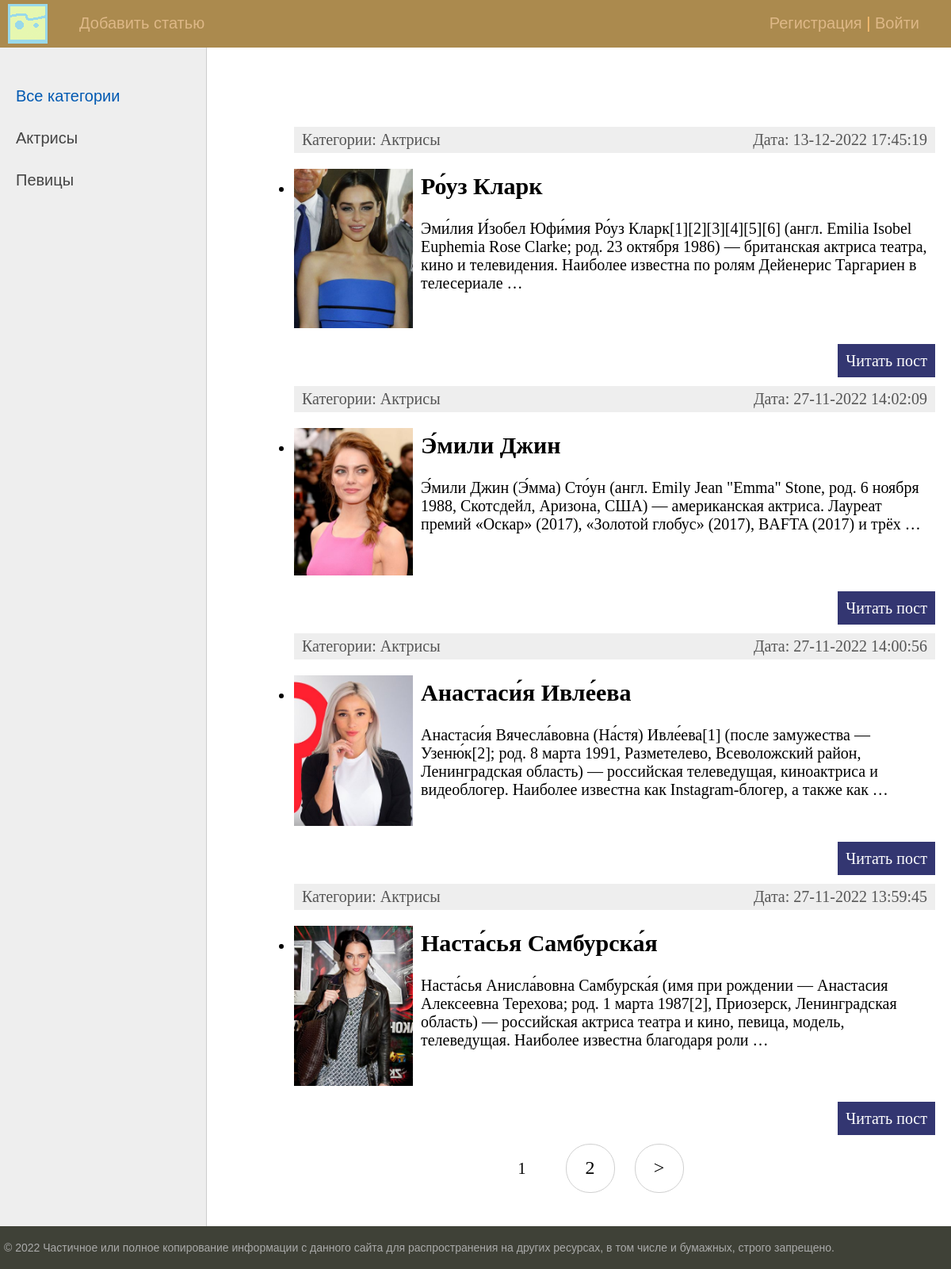
The page / on the database its author committed.
### women/models.py (models this page shows, shortened)
class Category(models.Model):
    name = models.CharField(max_length=100, db_index=True, verbose_name='Категория')
    slug = models.SlugField(max_length=255, unique=True, db_index=True, verbose_name="URL")
    def __str__(self):
        return self.name
    def get_absolute_url(self):
        return reverse('category', kwargs={'cat_slug': self.slug})
    class Meta:
        verbose_name = 'Категорию'
        verbose_name_plural = 'Категории'
        ordering = ['id']

class Women(models.Model):
    title = models.CharField(max_length=255, verbose_name='Заголовок')
    slug = models.SlugField(max_length=255, unique=True, db_index=True, verbose_name='URL')
    content = models.TextField(blank=True, verbose_name='Текст статьи')
    photo = models.FileField(upload_to="photos/%Y/%m/%d/", verbose_name='Фото')
    time_create = models.DateTimeField(auto_now_add=True, verbose_name='Время создания')
    time_update = models.DateTimeField(auto_now=True, verbose_name='Время изменения')
    is_published = models.BooleanField(default=True, verbose_name='Публикация')
    cat = models.ForeignKey('Category', on_delete=models.PROTECT, verbose_name='Категории')
    def get_absolute_url(self):
        return reverse('post', kwargs={'post_slug': self.slug})
    class Meta:
        verbose_name = 'Женщину'
        verbose_name_plural = 'Женщины'
        ordering = ['-time_create', 'title']

### women/views.py (the view)
# urls.py: path('', WomenHome.as_view(), name='home'),
class WomenHome(DataMixin, ListView):
    model = Women
    template_name = 'women/index.html'
    context_object_name = 'posts'
    def get_context_data(self, *, object_list=None, **kwargs):
        context = super().get_context_data(**kwargs)
        c_def = self.get_user_context(title='Главная страница')
        return dict(list(context.items()) + list(c_def.items()))
    def get_queryset(self):
        return Women.objects.filter(is_published=True).select_related('cat')

### women/utils.py (called while the page is built)
    def get_user_context(self, **kwargs):
        context = kwargs
        cats = cache.get('cats')
        if not cats:
            cats = Category.objects.annotate(Count('women'))
            cache.set('cats', cats, 60)
        user_menu = menu.copy()
        if not self.request.user.is_authenticated:
            user_menu.pop(1)
        context['menu'] = user_menu
        context['cats'] = cats
        if 'cat_selected' not in context:
            context['cat_selected'] = 0
        return context

### women/templates/women/index.html (shortened to what this page needs)
{% extends 'women/base.html' %}
{% block content %}
<ul class = "List-articles">
    {% for p in posts  %}
            <li><div class="article-panel">
    <p class="first">Категории: {{p.cat}}</p>
    <p class="last">Дата: {{p.time_update|date:'d-m-Y H:i:s'}}</p>
</div>
{% if p.photo %}
    <p><img class='img-article-left thumb' src='{{p.photo.url}}'></p>
{% endif %}
                <h2>{{p.title}}</h2>
        {% autoescape on %}
        <p>{{p.content|linebreaks| truncatewords:30}}</p>
        {% endautoescape %}
            <p class="link-read-post"><a href="{{ p.get_absolute_url }}">Читать пост</a></p>
            </li>
    {% endfor %}
</ul>
{% endblock %}

### women/templates/women/base.html (shortened to what this page needs)
{% load static %}
{% load women_tags %}
<!DOCTYPE html>
<html>
<head>
	<link type="text/css" href="{% static 'women/css/stylee.css' %}" rel="stylesheet" />
</head>
<body>
<table class="table-page" border=0 cellpadding="0" cellspacing="0">
<tr><td valign=top>
{% block mainmenu %}
		<div class="header">
			<ul id="mainmenu" class="mainmenu">
			<li class="logo"><a href="{% url 'home' %}"><div class="logo"></div></a></li>
{% for m in menu %}
			<li><a href="{% url m.url_name %}">{{m.title}}</a></li>
{% endfor %}
			{% if request.user.is_authenticated %}
			<li class = 'last'> {{user.username}} | <a href="{% url 'logout' %}">Выйти</a></li>
			{% else %}
			<li class = 'last'><a href="{% url 'register' %}">Регистрация</a> | <a href="{% url 'login' %}">Войти</a></li>
			{% endif %}
		    </ul>
		</div>
{% endblock mainmenu %}
<table class="table-content" border=0 cellpadding="0" cellspacing="0">
<tr>
	<td valign="top" class="left-chapters">
	<ul id="leftchapters">
{% if cat_selected == 0 %}
		<li class="selected">Все категории</li>
{% else %}
		<li><a href="{% url 'home' %}">Все категории </a></li>
{% endif %}
{% for c in cats %}
{% if c.women__count > 0 %}
	{% if c.pk == cat_selected %}
		<li class='selected'>{{c.name}}</li>
	{% else %}
		<li><a href="{{ c.get_absolute_url }}">{{c.name}}</a></li>
	{% endif %}
{% endif %}
{% endfor %}
	</ul>
</td>
<td valign="top" class="content">
	<div class="content-text">
{% block content %}
{% endblock %}
{% if page_obj.has_other_pages %}
<nav class="list-pages">
	<ul>
		{% for p in paginator.page_range %}
		{% if page_obj.number == p %}
		<li class="page-num page-num-selected">{{ p }}</li>
		{% elif p >= page_obj.number|add:-2 and p <= page_obj.number|add:2 %}
		<li class="page-num">
			<a href="?page={{ p }}">{{ p }}</a>
		</li>
		{% endif %}
		{% endfor %}
{% if page_obj.has_next %}
<li class="page-num">
	<a href='?page={{ page_obj.next_page_number }}'>&gt;</a>
</li>
{% endif %}
	</ul>
</nav>
{% endif %}
	</div>
</td></tr></table>
</td></tr>
<tr><td valign=top>
	<div id="footer">
		<p>&copy; 2022 Частичное или полное копирование информации с данного сайта для распространения на других ресурсах, в том числе и бумажных, строго запрещено.</p>
	</div>
</td></tr></table>
</body>
</html>

### women/static/women/css/stylee.css (style rules this page uses)
html, body { font-family: 'Arial'; margin: 0; padding: 0; height: 100%; width: 100%; color: #444; }
a { color: #0059b2; text-decoration: none; }
img { max-width: 600px; height: auto; }
img.img-article-left { max-width: 300px; height: auto; float: left; padding: 0 10px 10px 0; }
img.img-article-left.thumb { max-width: 150px; height: auto; }
p.link-read-post { text-align: right; }
p.link-read-post a { padding: 10px; min-width: 100px; background: #333671; color: #fff; text-decoration: none; }
div.article-panel { background: #eee; padding: 5px 10px 5px 10px; box-sizing: border-box; overflow: hidden; color: #555; }
div.article-panel p.first { margin: 0; float: left; }
div.article-panel p.last { margin: 0; float: right; }
.table-page { width: 100%; height: 100%; vertical-align: top; }
.table-page tr { height: 100%; }
.header { background: #ab8a4e; height: 60px; }
.logo { background: url('../images/logo1.png') no-repeat 10px 5px; width: 70px; height: 60px; }
ul.mainmenu { list-style: none; margin: 0; padding: 0; height: 60px; color: #fdc073; font-size: 20px; overflow: hidden; }
ul.mainmenu li { float: left; margin: 18px 40px 0 30px; }
ul.mainmenu li.logo { margin: 0; }
ul.mainmenu li.last { float: right; }
ul.mainmenu li a { color: #DEB887; text-decoration: none; }
.table-content { width: 100%; min-height: 100%; height: 100%; }
.left-chapters { margin: 0; background: #eee; border-right: 1px solid #ccc; min-height: 100%; }
.left-chapters ul { width: 230px; min-height: 100%; margin: 0; padding: 20px 10px 10px 20px; list-style: none; font-size: 20px; }
.left-chapters ul li { margin: 30px 0 0 0; color: #999; }
.left-chapters ul li.selected { color: #0059b2; }
.left-chapters ul li a { color: #444; text-decoration: none; }
.content { padding: 40px 20px 20px 40px; width: 100%; box-sizing: border-box; }
.content-text { margin: 60px 0 0 30px; color: #000; font-size: 20px; font-family: Yandex Sans Display Light; }
#footer { box-sizing: border-box; background: #3F4137; padding: 5px; color: #aaa; font-size: 14px; font-family: Verdana, Geneva, Arial, Helvetica; text-align: left; overflow: hidden; }
.list-pages { text-align: center; margin: 0 0 20px 0; }
.list-pages ul { margin: 20px 0 0 0; padding: 0; list-style: none; }
.list-pages ul li { display: inline-block; margin: 0 20px 0 0; }
.list-pages a { color: #000; font-size: 24px; text-decoration: none; }
.list-pages .page-num, .page-num-selected { display: inline-block; width: 60px; height: 44px; padding: 16px 0 0 0; border: 1px solid #d0d0d0; border-radius: 30px; }
.list-pages .page-num-selected { border: none; color: #000; font-size: 20px; }

### rows shown on the page
Category: name "Актрисы"
Category: name "Певицы"
Women: cat "Актрисы", time_update "13-12-2022 17:45:19", photo (picture), title "Ро́уз Кларк", content "Эми́лия И́зобел Юфи́мия Ро́уз Кларк[1][2][3][4][5][6] (англ. Emilia Isobel Euphemia Rose Clarke; род. 23 октября 1986) — британская актриса театра, кино и телевидения. Наиболее известна по ролям Дейенерис Таргариен в телесериале …"
Women: cat "Актрисы", time_update "27-11-2022 14:02:09", photo (picture), title "Э́мили Джин", content "Э́мили Джин (Э́мма) Сто́ун (англ. Emily Jean \"Emma\" Stone, род. 6 ноября 1988, Скотсдейл, Аризона, США) — американская актриса. Лауреат премий «Оскар» (2017), «Золотой глобус» (2017), BAFTA (2017) и трёх …"
Women: cat "Актрисы", time_update "27-11-2022 14:00:56", photo (picture), title "Анастаси́я Ивле́ева", content "Анастаси́я Вячесла́вовна (На́стя) Ивле́ева[1] (после замужества — Узеню́к[2]; род. 8 марта 1991, Разметелево, Всеволожский район, Ленинградская область) — российская телеведущая, киноактриса и видеоблогер. Наиболее известна как Instagram-блогер, а также как …"
Women: cat "Актрисы", time_update "27-11-2022 13:59:45", photo (picture), title "Наста́сья Самбурска́я", content "Наста́сья Анисла́вовна Самбурска́я (имя при рождении — Анастасия Алексеевна Терехова; род. 1 марта 1987[2], Приозерск, Ленинградская область) — российская актриса театра и кино, певица, модель, телеведущая. Наиболее известна благодаря роли …"

### other values the page prints
{{ m.title }} "Добавить статью"
{{ p }} "1"
{{ p }} "2"
